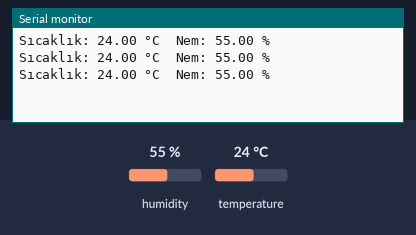
The sketch below on a simulated Arduino Uno, built with avr-gcc and run on an emulated ATmega328P. Shown: the last lines printed to the serial monitor. The inputs (shaded band) are chosen by the test bench; at power-on: humidity 55 %, temperature 24 °C.

Above: at 2.8 s.
2.9 s: humidity set to 22 %
At 5.5 s:
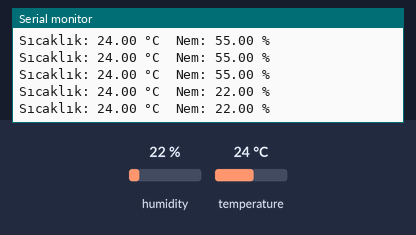
5.6 s: temperature set to 12 °C
At 6.4 s:
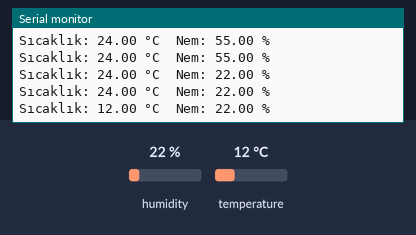
8.3 s: humidity set to 40 %
At 9.7 s:
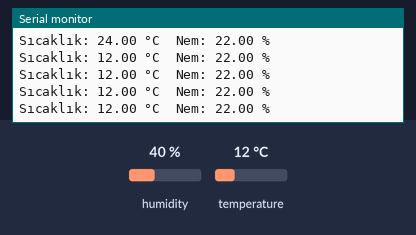
Timing chart, 0 to 11.3 s (numbered marks = the images above; inputs shaded):
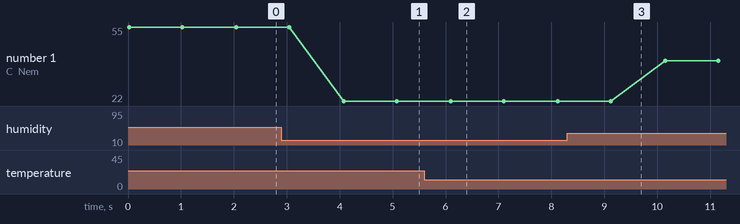

Measured:
- after the input at 2.9 s, the serial monitor: prints a new line after 1.2 s (image 1)
- after the input at 5.6 s, the serial monitor: prints a new line after 0.50 s (image 2)
- plotted number 1: 55 → 22 after the input at 2.9 s, 22 → 40 after the input at 8.3 s

The sketch:

DHT11.ino
```cpp
#include <DHT.h>

#define DHTPIN 2  // DHT11 sensörünün bağlı olduğu dijital pin
#define DHTTYPE DHT11  // Kullandığınız sensör tipini belirtin

DHT dht(DHTPIN, DHTTYPE);

void setup() {
  Serial.begin(9600);
  dht.begin();
}

void loop() {
  // Sıcaklık ve nem değerlerini oku
  float humidity = dht.readHumidity();
  float temperature = dht.readTemperature();

  // Verileri seri monitöre yazdır
  Serial.print("Sıcaklık: ");
  Serial.print(temperature);
  Serial.print(" °C\tNem: ");
  Serial.print(humidity);
  Serial.println(" %");

  // Bir saniye bekle
  delay(1000);
}
```
